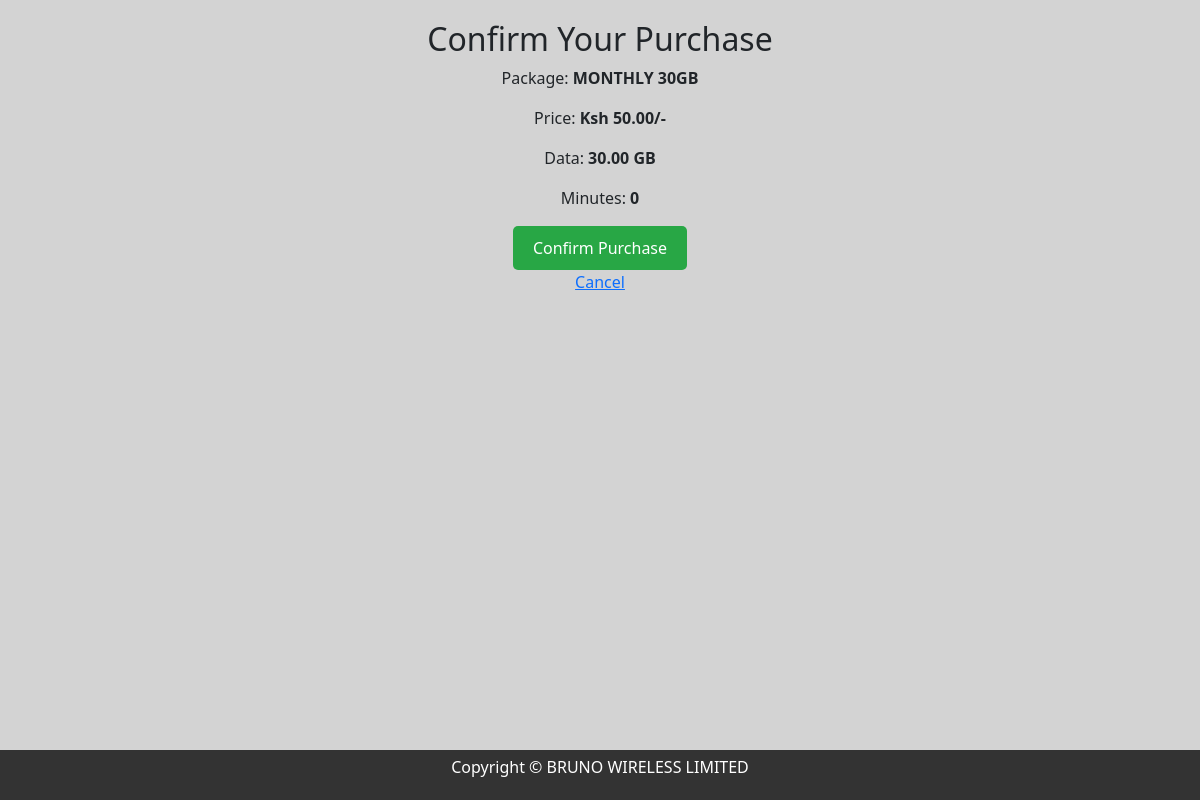
The app's page /purchase/3/, older data.
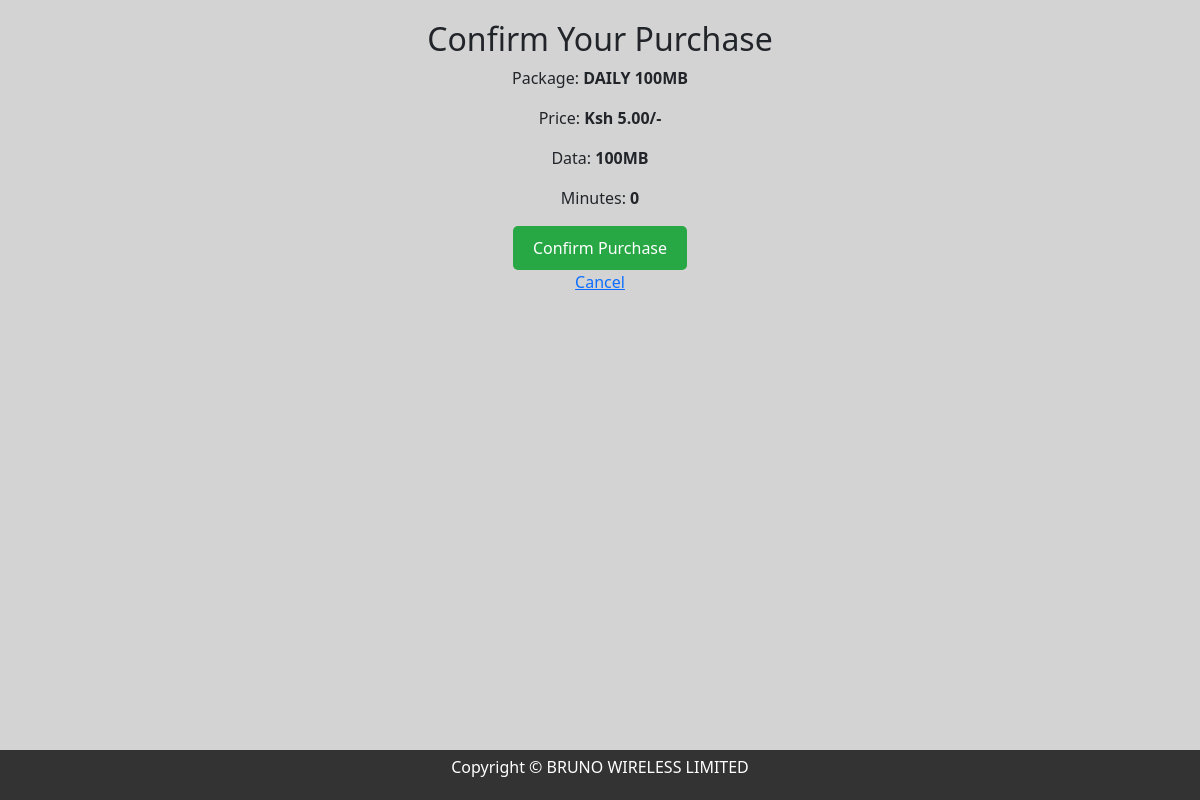
The same page, newer data.
### wifi/models.py (models this page shows, shortened)
class Package(models.Model):
    name = models.CharField(max_length=100)
    price = models.DecimalField(max_digits=10, decimal_places=2)
    data_limit = models.CharField(max_length=100)
    duration = models.CharField(max_length=50)
    minutes_limit = models.CharField(max_length=50, default=0)

### wifi/views.py (the view, shortened to what this page needs)
# urls.py: path('purchase/<int:package_id>/', views.purchase_plan, name='purchase_plan'),
def purchase_plan(request, package_id):
    package = get_object_or_404(Package, id=package_id)
    return render(request, 'wifi/purchase_confirmation.html', {'package': package})

### wifi/templates/wifi/purchase_confirmation.html (shortened to what this page needs)
{% extends 'wifi/base.html' %}
{% block content %}
<div class="confirmation-container">
    <h2>Confirm Your Purchase</h2>
    <p>Package: <strong>{{ package.name }}</strong></p>
    <p>Price: <strong>Ksh {{ package.price }}/-</strong></p>
    <p>Data: <strong>{{ package.data_limit }}</strong></p>
    <p>Minutes: <strong>{{ package.minutes_limit }}</strong></p>
    <form method="POST">
        <button type="submit" class="confirm-btn">Confirm Purchase</button>
    </form>
    <a href="{% url 'dashboard' %}">Cancel</a>
</div>
{% endblock %}

Row changes from the older to the newer data that the page shows:
changed Package: name "MONTHLY 30GB" → "DAILY 100MB"; price "50.00" → "5.00"; data_limit "30.00 GB" → "100MB"
